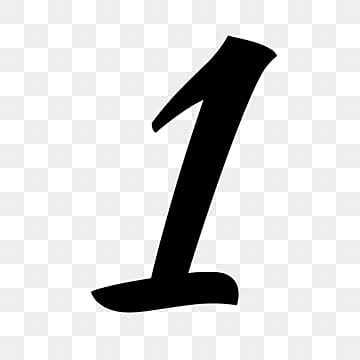
#> input picture deep-learning/img.png, 360 x 360 px
$ python bulk-image-resizer.py ../deep-learning --width 100 --height 100
#> lines starting #> are read from the running program, lines starting #| are printed output that depends on the picture
#!/usr/bin/env python3


import os
import argparse
from PIL import Image

def resize_images(folder_path, width, height):
#> called with folder_path = '../deep-learning', width = 100, height = 100
    supported_formats = (".jpg", ".jpeg", ".png", ".bmp", ".gif", ".tiff", ".webp")

    if not os.path.exists(folder_path):
        print(f"[!] Folder not found: {folder_path}")
        return

    output_dir = os.path.join(folder_path, "resized")
    os.makedirs(output_dir, exist_ok=True)

    count = 0

    for filename in os.listdir(folder_path):
        if filename.lower().endswith(supported_formats):
            image_path = os.path.join(folder_path, filename)
            try:
                with Image.open(image_path) as img:
#> img is the input picture: PIL image 360x360 RGB; min 0, max 255, mean 216.3
                    resized_img = img.resize((width, height))
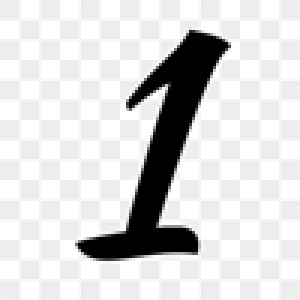
#> resized_img: PIL image 100x100 RGB (shown 3 times larger); min 0, max 255, mean 216.2
                    resized_img.save(os.path.join(output_dir, filename))
                    count += 1
            except Exception as e:
                print(f"[!] Failed to resize {filename}: {e}")

    print(f"\n Resized {count} images to {width}x{height} and saved to '{output_dir}'")

def main():
    parser = argparse.ArgumentParser(description="Resize all images in a folder.")
    parser.add_argument("folder", help="Path to the image folder")
    parser.add_argument("--width", type=int, required=True, help="Target width in pixels")
    parser.add_argument("--height", type=int, required=True, help="Target height in pixels")

    args = parser.parse_args()
    resize_images(args.folder, args.width, args.height)

if __name__ == "__main__":
    main()
